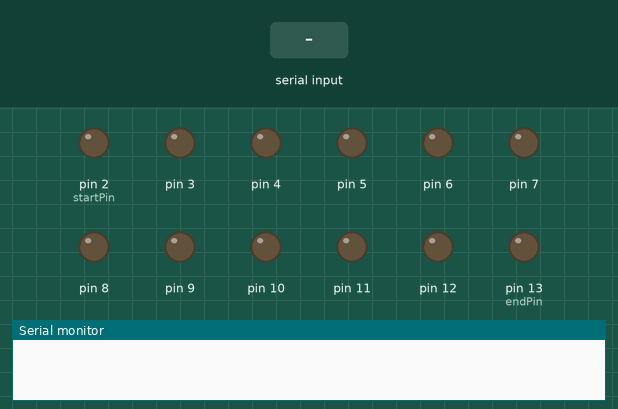
The sketch below on a simulated Arduino Uno, built with avr-gcc and run on an emulated ATmega328P. On the bench: output pins drawn as LEDs (lit = HIGH), the last lines printed to the serial monitor. The inputs (shaded band) are chosen by the test bench.

Above: at 1.2 s.
1.3 s: "5\n" received over Serial
At 1.9 s:
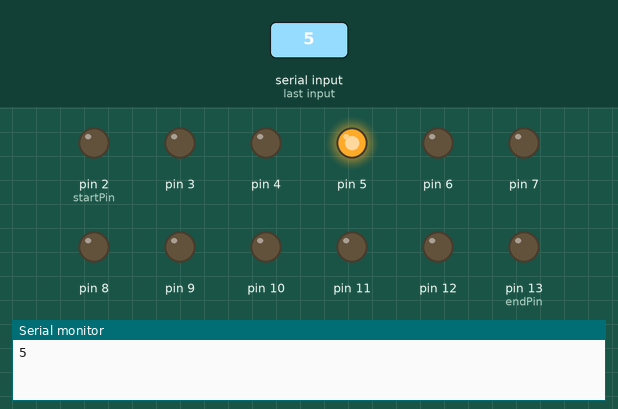
Timing chart, 0 to 4.3 s (numbered marks = the images above; inputs shaded):
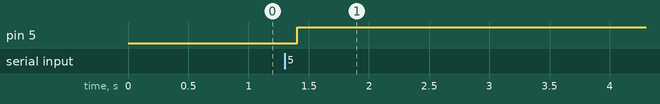

The sketch:

SerialSendToArduino.ino
```cpp
int startPin = 2,endPin = 13;
int preIdx = startPin,idx = startPin;
void setup() {
    // put your setup code here, to run once:
    Serial.begin(9600);
    for(int idx = startPin;idx <= endPin;++idx){
        pinMode(idx,OUTPUT);
    }
}

int StrTOInt(String str){
    int res = 0,factor = 1;
    int idx = 0;
    factor = ('-' == str[idx])?(++idx,-1):1;
    while('0'<=str[idx] && str[idx] <= '9'){
        res = 10 * res + str[idx++] - '0';
    }
    return res * factor;
}

String str = "";
int val;
void loop() {
    // put your main code here, to run repeatedly:
    while(Serial.available()){
        str += char(Serial.read());
        delay(2); // this line must be here,is delay time is to small,serial port can not read data correctly
    }
    val = StrTOInt(str);
    str = "";
    if(val) {
        Serial.println(val);
        delay(100);
    }
    if(val < startPin || val > endPin )return;
    digitalWrite(preIdx, LOW);
    digitalWrite(val, HIGH);
    preIdx = val;
}
```

Measured:
- after the input at 1.3 s, pin 5: LOW → HIGH after 0.11 s
